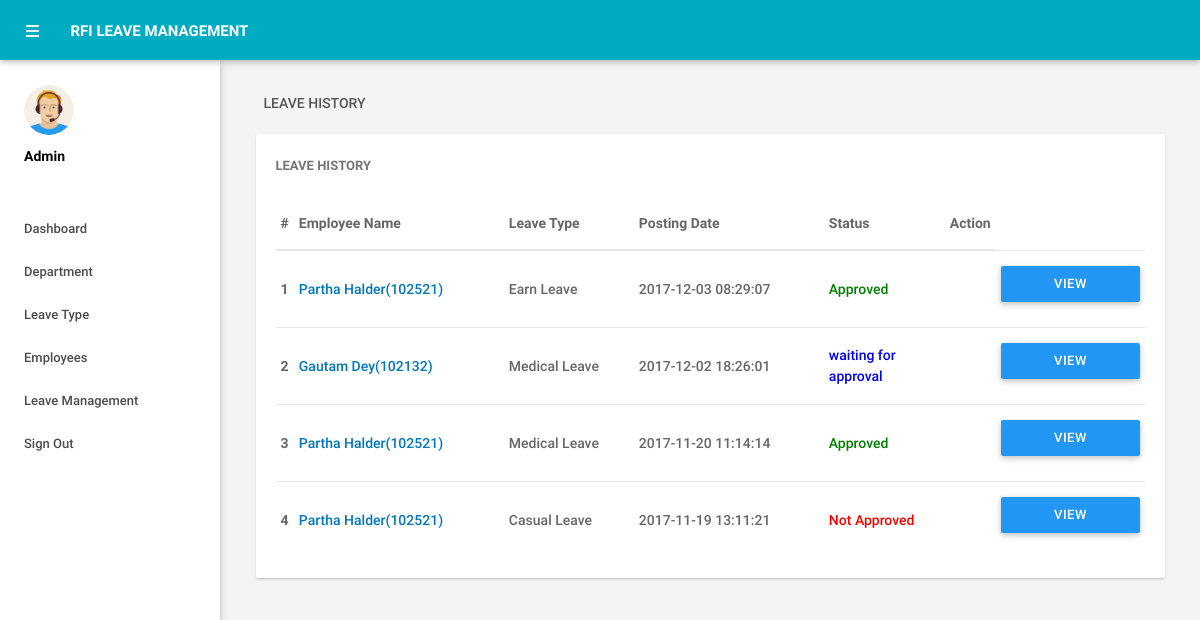
The page /admin/leaves.php (signed in) on the database its author committed.
### tables this page shows
CREATE TABLE IF NOT EXISTS `tblleaves` (
  `id` int(11) NOT NULL,
  `LeaveType` varchar(110) NOT NULL,
  `ToDate` varchar(120) NOT NULL,
  `FromDate` varchar(120) NOT NULL,
  `Description` mediumtext NOT NULL,
  `PostingDate` timestamp NOT NULL DEFAULT CURRENT_TIMESTAMP,
  `AdminRemark` mediumtext,
  `AdminRemarkDate` varchar(120) DEFAULT NULL,
  `Status` int(1) NOT NULL,
  `IsRead` int(1) NOT NULL,
  `empid` int(11) DEFAULT NULL
);

CREATE TABLE IF NOT EXISTS `tblemployees` (
  `id` int(11) NOT NULL,
  `EmpId` varchar(100) NOT NULL,
  `FirstName` varchar(150) NOT NULL,
  `LastName` varchar(150) NOT NULL,
  `EmailId` varchar(200) NOT NULL,
  `Password` varchar(180) NOT NULL,
  `Gender` varchar(100) NOT NULL,
  `Dob` varchar(100) NOT NULL,
  `Department` varchar(255) NOT NULL,
  `Address` varchar(255) NOT NULL,
  `City` varchar(200) NOT NULL,
  `Country` varchar(150) NOT NULL,
  `Phonenumber` char(11) NOT NULL,
  `Status` int(1) NOT NULL,
  `RegDate` timestamp NOT NULL DEFAULT CURRENT_TIMESTAMP
);

### admin/leaves.php (the view, shortened to what this page needs)
<?php
include('includes/config.php');
if(strlen($_SESSION['alogin'])==0)
    {
header('location:index.php');
}
else{
 ?>
<!DOCTYPE html>
<html lang="en">
    <head>
        <link type="text/css" rel="stylesheet" href="../assets/plugins/materialize/css/materialize.min.css"/>
        <link href="../assets/plugins/material-preloader/css/materialPreloader.min.css" rel="stylesheet">
        <link href="../assets/plugins/datatables/css/jquery.dataTables.min.css" rel="stylesheet">
                <link href="../assets/plugins/google-code-prettify/prettify.css" rel="stylesheet" type="text/css"/>
        <link href="../assets/css/alpha.min.css" rel="stylesheet" type="text/css"/>
        <link href="../assets/css/custom.css" rel="stylesheet" type="text/css"/>
    </head>
    <body>
       <?php include('includes/header.php');?>
       <?php include('includes/sidebar.php');?>
            <main class="mn-inner">
                <div class="row">
                    <div class="col s12">
                        <div class="page-title">Leave History</div>
                    </div>
                    <div class="col s12 m12 l12">
                        <div class="card">
                            <div class="card-content">
                                <span class="card-title">Leave History</span>
                                <table id="example" class="display responsive-table ">
                                    <thead>
                                        <tr>
                                            <th>#</th>
                                            <th width="200">Employee Name</th>
                                            <th width="120">Leave Type</th>
                                             <th width="180">Posting Date</th>
                                            <th>Status</th>
                                            <th align="center">Action</th>
                                        </tr>
                                    </thead>
                                    <tbody>
<?php $sql = "SELECT tblleaves.id as lid,tblemployees.FirstName,tblemployees.LastName,tblemployees.EmpId,tblemployees.id,tblleaves.LeaveType,tblleaves.PostingDate,tblleaves.Status from tblleaves join tblemployees on tblleaves.empid=tblemployees.id order by lid desc";
$query = $dbh -> prepare($sql);
$query->execute();
$results=$query->fetchAll(PDO::FETCH_OBJ);
$cnt=1;
if($query->rowCount() > 0)
{
foreach($results as $result)
{
      ?>
                                        <tr>
                                            <td> <b><?php echo htmlentities($cnt);?></b></td>
                                              <td><a href="editemployee.php?empid=<?php echo htmlentities($result->id);?>" target="_blank"><?php echo htmlentities($result->FirstName." ".$result->LastName);?>(<?php echo htmlentities($result->EmpId);?>)</a></td>
                                            <td><?php echo htmlentities($result->LeaveType);?></td>
                                            <td><?php echo htmlentities($result->PostingDate);?></td>
                                                                       <td><?php $stats=$result->Status;
if($stats==1){
                                             ?>
                                                 <span style="color: green">Approved</span>
                                                 <?php } if($stats==2)  { ?>
                                                <span style="color: red">Not Approved</span>
                                                 <?php } if($stats==0)  { ?>
 <span style="color: blue">waiting for approval</span>
 <?php } ?>
                                             </td>
          <td>
           <td><a href="leave-details.php?leaveid=<?php echo htmlentities($result->lid);?>" class="waves-effect waves-light btn blue m-b-xs"  > View Details</a></td>
                                    </tr>
                                         <?php $cnt++;} }?>
                                    </tbody>
                                </table>
                            </div>
                        </div>
                    </div>
                </div>
            </main>
        </div>
        <div class="left-sidebar-hover"></div>
    </body>
</html>
<?php } ?>

### rows shown on the page
tblleaves: tblemployees.FirstName+LastName "Partha Halder", tblemployees.EmpId "102521", LeaveType "Earn Leave", PostingDate "2017-12-03 08:29:07", Status "Approved"
tblleaves: tblemployees.FirstName+LastName "Gautam Dey", tblemployees.EmpId "102132", LeaveType "Medical Leave", PostingDate "2017-12-02 18:26:01", Status "waiting for approval"
tblleaves: tblemployees.FirstName+LastName "Partha Halder", tblemployees.EmpId "102521", LeaveType "Medical Leave", PostingDate "2017-11-20 11:14:14", Status "Approved"
tblleaves: tblemployees.FirstName+LastName "Partha Halder", tblemployees.EmpId "102521", LeaveType "Casual Leave", PostingDate "2017-11-19 13:11:21", Status "Not Approved"
